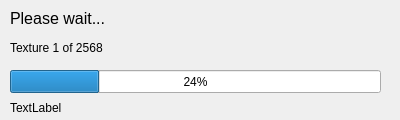
<?xml version="1.0" encoding="UTF-8"?>
<ui version="4.0">
 <class>GUI_CleanTexturesPath</class>
 <widget class="QDialog" name="GUI_CleanTexturesPath">
  <property name="geometry">
   <rect>
    <x>0</x>
    <y>0</y>
    <width>400</width>
    <height>120</height>
   </rect>
  </property>
  <property name="windowTitle">
   <string>The filename of the textures is modified...</string>
  </property>
  <widget class="QProgressBar" name="progressBar">
   <property name="geometry">
    <rect>
     <x>10</x>
     <y>70</y>
     <width>371</width>
     <height>23</height>
    </rect>
   </property>
   <property name="value">
    <number>24</number>
   </property>
  </widget>
  <widget class="QLabel" name="label_tex">
   <property name="geometry">
    <rect>
     <x>10</x>
     <y>100</y>
     <width>381</width>
     <height>16</height>
    </rect>
   </property>
   <property name="text">
    <string>TextLabel</string>
   </property>
  </widget>
  <widget class="QLabel" name="label_progression">
   <property name="geometry">
    <rect>
     <x>10</x>
     <y>40</y>
     <width>381</width>
     <height>16</height>
    </rect>
   </property>
   <property name="text">
    <string>Texture 1 of 2568</string>
   </property>
  </widget>
  <widget class="QLabel" name="label_pleaseWait">
   <property name="geometry">
    <rect>
     <x>10</x>
     <y>10</y>
     <width>111</width>
     <height>16</height>
    </rect>
   </property>
   <property name="font">
    <font>
     <pointsize>12</pointsize>
    </font>
   </property>
   <property name="text">
    <string>Please wait...</string>
   </property>
  </widget>
 </widget>
 <resources/>
 <connections/>
</ui>
